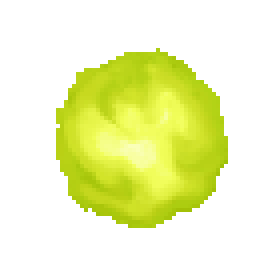
#> input picture mods/th18.v1.00a/card-expand/assets/ability/broken_core/_src/LightningOrb.png, 70 x 70 px (shown 4 times larger)
$ python make_broken_core_art.py
#> lines starting #> are read from the running program, lines starting #| are printed output that depends on the picture
#!/usr/bin/env python3
"""破损核心（id 71）的场上贴图与卡图画面。用户原创两张 + 程序生成一张（固定种子，重跑逐字节一致）。

    python3 make_broken_core_art.py

  broken_core/CORE.png   128×128  场上的电球子机：用户原创 `_src/LightningOrb.png`（70×70 黄绿球），
                                  按 alpha 包围盒裁切、等比放大到 112 px、居中
  broken_core/BOLT.png   256×64   电球 → 敌人之间那道电弧，程序生成：黄白色闪电链，画成**朝 +x 铺满整幅**，
                                  C 在开火那帧把 VM 的旋转设成瞄准角、scale.x 设成 距离/256
  _src/BROKEN_CORE_face.png 512×640  卡图画面：用户原创 `cards/_src/BROKEN_CORE.png`（156×156 青色裂核，透明底）
                                  按 alpha 包围盒裁切、放大到画面宽的 78％、居中铺在**白底**上 → 再跑
      python3 ../fit_card.py BROKEN_CORE ability/broken_core/_src/BROKEN_CORE_face.png \
              --no-detect --trim 0 --margin 0 --bg '#ffffff'

闪电是**瞬发的**，不是飞行物：伤害是一个小定点伤害源钉在目标上（`0x45dfa0`，24×24、寿命 2 帧），
BOLT 只是特效——横向拉到「电球 → 敌人」那么长。所以它要**耐拉伸**：主干贯穿整幅、
只在左端（电球那头）收一点，右端不淡出（那头顶在敌人身上）。
"""
import math
from pathlib import Path

import numpy as np
from PIL import Image, ImageFilter

HERE = Path(__file__).resolve().parent
OUT = HERE / "broken_core"
SRC = OUT / "_src"
SEED = 0x1971  # 破损核心 = id 71


def to_image(rgb: np.ndarray, a: np.ndarray) -> Image.Image:
    """rgb: (h, w, 3) 0..1，a: (h, w) 0..1 → RGBA8。"""
    arr = np.concatenate([rgb, a[..., None]], axis=2)
    return Image.fromarray(np.clip(arr * 255.0 + 0.5, 0, 255).astype(np.uint8), "RGBA")


def radial(h: int, w: int, cx: float, cy: float):
    y, x = np.mgrid[0:h, 0:w].astype(np.float64)
    return np.hypot(x - cx, y - cy)


def polyline_mask(h: int, w: int, pts, width: float) -> np.ndarray:
    """折线的距离场 → 0..1 掩码（1 = 线心）。纯 numpy，逐段算点到线段距离。"""
    y, x = np.mgrid[0:h, 0:w].astype(np.float64)
    best = np.full((h, w), 1e9)
    for (x0, y0), (x1, y1) in zip(pts, pts[1:]):
        dx, dy = x1 - x0, y1 - y0
        seg = dx * dx + dy * dy
        t = np.clip(((x - x0) * dx + (y - y0) * dy) / max(seg, 1e-9), 0.0, 1.0)
        best = np.minimum(best, np.hypot(x - (x0 + t * dx), y - (y0 + t * dy)))
    return np.clip(1.0 - best / max(width, 1e-9), 0.0, 1.0)


def jagged(rng, x0, y0, x1, y1, segments, jitter):
    """两点之间的锯齿折线：等分后每个中间点沿法线抖动。"""
    pts = []
    dx, dy = x1 - x0, y1 - y0
    length = math.hypot(dx, dy) or 1.0
    nx, ny = -dy / length, dx / length
    for i in range(segments + 1):
        t = i / segments
        j = 0.0 if i in (0, segments) else rng.uniform(-jitter, jitter)
        pts.append((x0 + dx * t + nx * j, y0 + dy * t + ny * j))
    return pts


def glow(mask: np.ndarray, radius: float) -> np.ndarray:
    im = Image.fromarray((np.clip(mask, 0, 1) * 255).astype(np.uint8), "L")
    return np.asarray(im.filter(ImageFilter.GaussianBlur(radius)), dtype=np.float64) / 255.0


# ---------------------------------------------------------------- 电球（用户原创）

ORB_SRC = SRC / "LightningOrb.png"
CARD_SRC = HERE.parent / "cards" / "_src" / "BROKEN_CORE.png"


def fit_center(src: Path, canvas: tuple, frac: float, bg=(0, 0, 0, 0)) -> Image.Image:
    """按 alpha 包围盒裁切 → 等比缩放到「较长边 = 画布对应边 × frac」→ 居中铺在 bg 上。"""
#> called with canvas = (128, 128), frac = 0.875, bg = (0, 0, 0, 0)
    im = Image.open(src).convert("RGBA")
#> im is the input picture: PIL image 70x70 RGBA; mean R, G, B, A 62.1, 91.1, 15, 77.1
    im = im.crop(im.getbbox())
#> im: PIL image 43x45 RGBA
    cw, ch = canvas
    scale = min(cw * frac / im.width, ch * frac / im.height)
#> scale = 2.49
    im = im.resize((max(1, round(im.width * scale)), max(1, round(im.height * scale))), Image.LANCZOS)
#> im: PIL image 107x112 RGBA
    out = Image.new("RGBA", canvas, bg)
#> out: PIL image 128x128 RGBA; every value is 0
    out.alpha_composite(im, ((cw - im.width) // 2, (ch - im.height) // 2))
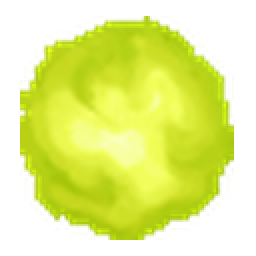
#> out: PIL image 128x128 RGBA (shown 2 times larger); mean R, G, B, A 124.8, 137.7, 28.4, 142.7; transparent parts drawn white
    return out


def orb(size=128) -> Image.Image:
    return fit_center(ORB_SRC, (size, size), 112 / 128)


# ---------------------------------------------------------------- 电弧（程序生成）

def bolt(w=256, h=64) -> Image.Image:
    """黄白色细闪电：一条主干 + 一条更细更暗的副干（2026-09-06 用户：要细、只 1–2 条，与 10 px 的电球相称）。
    线心 1.2 px，辉光收得很窄；不挂分叉。贴图仍 256×64，但线只占中间约 ±8 px。"""
#> called with w = 256, h = 64
    rng = np.random.default_rng(SEED + 1)
    main = jagged(rng, 0.0, h / 2, float(w), h / 2, 15, h * 0.11)            # 主干贯穿整幅（要耐横向拉伸）
#> main = [(0, 32), (17.07, 36.89), (34.13, 35.04), (51.2, 27.43), (68.27, 28.47), (85.33, 28.33), (102.4, 32.31), (119.5, 32.58), (136.5, 37.07), (153.6, 30.51), (170.7, 31.5), (187.7, 28.29), (204.8, 26.17), (221.9, 31.25), (238.9, 33.44), (256, 32)]
    twin = [(x, h - y + rng.uniform(-1.5, 1.5)) for x, y in main]           # 副干：镜像 → 两股轻微交缠
#> twin = [(0, 32.75), (17.07, 27.47), (34.13, 29.53), (51.2, 37.67), (68.27, 36.03), (85.33, 36.86), (102.4, 32.18), (119.5, 32.53), (136.5, 25.86), (153.6, 32.95), (170.7, 31.91), (187.7, 35.48), (204.8, 39.23), (221.9, 32.89), (238.9, 31.81), (256, 31.02)]
    line = np.clip(polyline_mask(h, w, main, 1.2) + polyline_mask(h, w, twin, 0.8) * 0.45, 0.0, 1.0)
#> the loop in polyline_mask, `for (x0, y0), (x1, y1) in zip(pts, pts[1:]):` made 15 passes
#> (x0, y0, x1, y1, dy, seg) on passes 1 to 12: (0, 32, 17.07, 36.89, 4.89, 315.1), (17.07, 36.89, 34.13, 35.04, -1.85, 294.7), (34.13, 35.04, 51.2, 27.43, -7.6, 349.1), (51.2, 27.43, 68.27, 28.47, 1.04, 292.4), (68.27, 28.47, 85.33, 28.33, -0.149, 291.3), (85.33, 28.33, 102.4, 32.31, 3.99, 307.2), (102.4, 32.31, 119.5, 32.58, 0.27, 291.3), (119.5, 32.58, 136.5, 37.07, 4.49, 311.4), (136.5, 37.07, 153.6, 30.51, -6.56, 334.3), (153.6, 30.51, 170.7, 31.5, 0.987, 292.2), (170.7, 31.5, 187.7, 28.29, -3.21, 301.6), (187.7, 28.29, 204.8, 26.17, -2.12, 295.8)
#> call 2 of polyline_mask, with h = 64, w = 256, width = 0.8
#> in polyline_mask (call 2), `y, x = np.mgrid[0:h, 0:w].astype(np.float64)`:
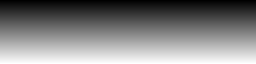
#> y: shape (64, 256) float64; min 0, max 63, mean 31.5; drawn with min black and max white
#> the loop in polyline_mask (call 2), `for (x0, y0), (x1, y1) in zip(pts, pts[1:]):` made 15 passes
#> (x0, y0, x1, y1, dy, seg) on passes 1 to 12: (0, 32.75, 17.07, 27.47, -5.28, 319.1), (17.07, 27.47, 34.13, 29.53, 2.06, 295.5), (34.13, 29.53, 51.2, 37.67, 8.14, 357.5), (51.2, 37.67, 68.27, 36.03, -1.64, 294), (68.27, 36.03, 85.33, 36.86, 0.835, 292), (85.33, 36.86, 102.4, 32.18, -4.68, 313.2), (102.4, 32.18, 119.5, 32.53, 0.346, 291.4), (119.5, 32.53, 136.5, 25.86, -6.66, 335.7), (136.5, 25.86, 153.6, 32.95, 7.09, 341.5), (153.6, 32.95, 170.7, 31.91, -1.04, 292.3), (170.7, 31.91, 187.7, 35.48, 3.57, 304), (187.7, 35.48, 204.8, 39.23, 3.76, 305.4)
#> pass 1, in polyline_mask (call 2), `t = np.clip(((x - x0) * dx + (y - y0) * dy) / max(seg, 1e-9), 0.0, 1.0)`:
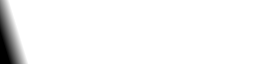
#> t: shape (64, 256) float64; min 0, max 1, mean 0.961
#> after the loop in polyline_mask (call 2), `for (x0, y0), (x1, y1) in zip(pts, pts[1:]):`:
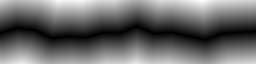
#> best: shape (64, 256) float64; min 0.00427, max 37.71, mean 15.7; drawn with min black and max white
    inten = np.clip(line + glow(line, 1.2) * 0.9 + glow(line, 3.0) * 0.5, 0.0, 1.4)

    x = np.mgrid[0:h, 0:w][1].astype(np.float64)
    inten *= np.clip(x / 12.0, 0.0, 1.0)                                    # 只在左端（电球那头）收一点
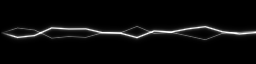
#> inten: shape (64, 256) float64; min 0, max 1.4, mean 0.0577; drawn with min black and max white

    hot = np.clip((inten - 0.5) / 0.5, 0.0, 1.0)                            # 线心白、辉光黄
    rgb = np.stack([np.full_like(hot, 1.0),
                    0.86 + 0.14 * hot,
                    0.30 + 0.70 * hot], axis=2)
    return to_image(rgb, np.clip(inten, 0.0, 1.0))


# ---------------------------------------------------------------- 卡图画面

def card_face(w=512, h=640) -> Image.Image:
    """用户原创裂核铺白底：alpha 包围盒裁切 → 放大到画面宽的 78％ → 居中。原图自带的柔和投影落在白底上变成浅灰，保留。"""
    return fit_center(CARD_SRC, (w, h), 0.78, bg=(255, 255, 255, 255))
#> call 2 of fit_center, with canvas = (512, 640), frac = 0.78, bg = (255, 255, 255, 255)
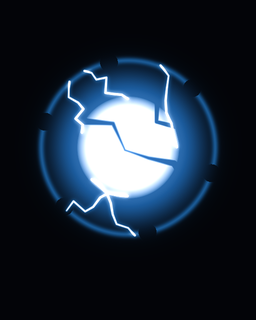
#> input picture mods/th18.v1.00a/card-expand/assets/cards/_art/BROKEN_CORE.png, 256 x 320 px, found by its file name
#> in fit_center, im is the input picture: PIL image 256x320 RGBA; mean R, G, B, A 30.7, 42.2, 56, 255
#> in fit_center (call 2), `cw, ch = canvas`: cw = 512; ch = 640
#> in fit_center (call 2), `scale = min(cw * frac / im.width, ch * frac / im.height)`: scale = 1.56
#> in fit_center (call 2), `out = Image.new("RGBA", canvas, bg)`: out: PIL image 512x640 RGBA; every value is 255
#> in fit_center (call 2), `out.alpha_composite(im, ((cw - im.width) // 2, (ch - im.height) // 2))`:
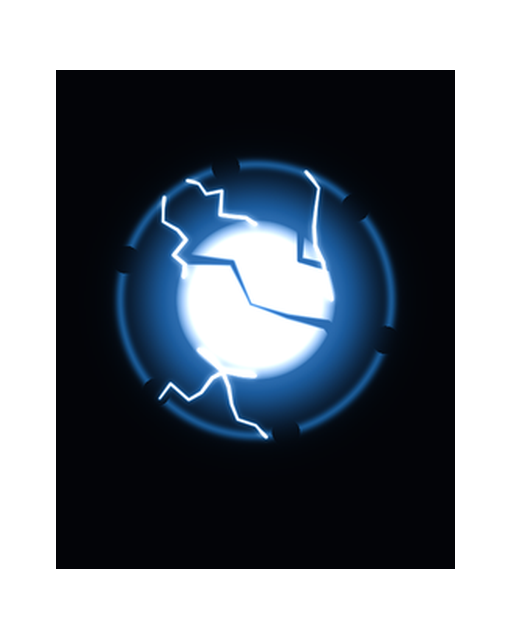
#> out: PIL image 512x640 RGBA; mean R, G, B, A 118.7, 125.7, 134.1, 255


def main():
    OUT.mkdir(exist_ok=True)
    SRC.mkdir(exist_ok=True)
    for path, im in ((OUT / "CORE.png", orb()),
                     (OUT / "BOLT.png", bolt()),
                     (SRC / "BROKEN_CORE_face.png", card_face())):
        im.save(path)
        print(f"wrote {path.relative_to(HERE.parent)} {im.size}")
#| wrote ability/broken_core/CORE.png (128, 128)


if __name__ == "__main__":
    main()
